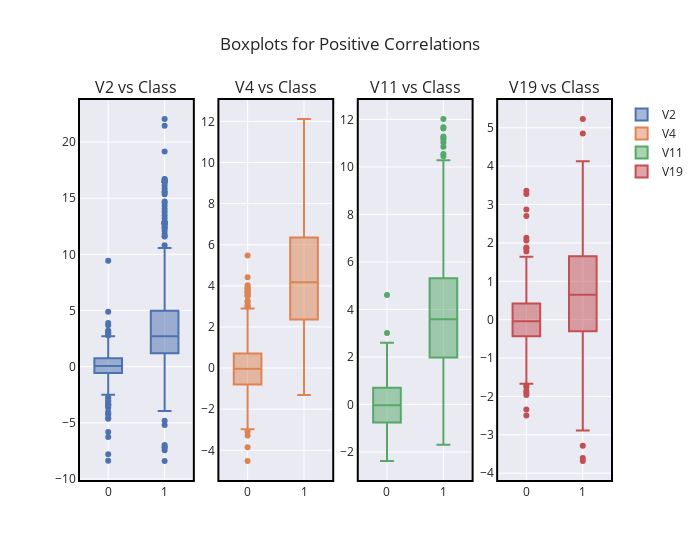

The notebook cell this image was saved under:
### Markdown cell above
#### Boxplot for Positive correlated Features

### Code cell
## # let's thier boxplot now 

rows=1
cols=4
features = ['V2','V4','V11','V19']
fig = make_subplots(rows=rows,cols=cols,subplot_titles=['V2 vs Class','V4 vs Class','V11 vs Class','V19 vs Class'])
for r in range(1,rows+1):
    for c in range(1,cols+1):
        fig.add_trace(go.Box(name=features[r+c-2],x=df_rs['Class'],y=df_rs[features[r+c-2]]),r,c)
        fig.update_xaxes(mirror=True,linewidth=2,linecolor='black',row=r,col=c)
        fig.update_yaxes(mirror=True,linewidth=2,linecolor='black',row=r,col=c)
fig.update_layout(width=700,template='seaborn',title='Boxplots for Positive Correlations')

### Figure 1 — Plotly figure (JSON) as saved in the notebook; plotly's stock layout.template omitted (floating-point values rounded to 4 significant figures; data arrays with more than 128 entries replaced by an {"elided": "..."} marker saying what was removed)
{"data": [{"name": "V2", "type": "box", "x": {"elided": "984 int values"}, "xaxis": "x", "y": {"elided": "984 float values"}, "yaxis": "y"}, {"name": "V4", "type": "box", "x": {"elided": "984 int values"}, "xaxis": "x2", "y": {"elided": "984 float values"}, "yaxis": "y2"}, {"name": "V11", "type": "box", "x": {"elided": "984 int values"}, "xaxis": "x3", "y": {"elided": "984 float values"}, "yaxis": "y3"}, {"name": "V19", "type": "box", "x": {"elided": "984 int values"}, "xaxis": "x4", "y": {"elided": "984 float values"}, "yaxis": "y4"}], "layout": {"annotations": [{"font": {"size": 16}, "showarrow": false, "text": "V2 vs Class", "x": 0.1062, "xanchor": "center", "xref": "paper", "y": 1.0, "yanchor": "bottom", "yref": "paper"}, {"font": {"size": 16}, "showarrow": false, "text": "V4 vs Class", "x": 0.3688, "xanchor": "center", "xref": "paper", "y": 1.0, "yanchor": "bottom", "yref": "paper"}, {"font": {"size": 16}, "showarrow": false, "text": "V11 vs Class", "x": 0.6313, "xanchor": "center", "xref": "paper", "y": 1.0, "yanchor": "bottom", "yref": "paper"}, {"font": {"size": 16}, "showarrow": false, "text": "V19 vs Class", "x": 0.8938, "xanchor": "center", "xref": "paper", "y": 1.0, "yanchor": "bottom", "yref": "paper"}], "title": {"text": "Boxplots for Positive Correlations"}, "width": 700, "xaxis": {"anchor": "y", "domain": [0.0, 0.2125], "linecolor": "black", "linewidth": 2, "mirror": true}, "xaxis2": {"anchor": "y2", "domain": [0.2625, 0.475], "linecolor": "black", "linewidth": 2, "mirror": true}, "xaxis3": {"anchor": "y3", "domain": [0.525, 0.7375], "linecolor": "black", "linewidth": 2, "mirror": true}, "xaxis4": {"anchor": "y4", "domain": [0.7875, 1.0], "linecolor": "black", "linewidth": 2, "mirror": true}, "yaxis": {"anchor": "x", "domain": [0.0, 1.0], "linecolor": "black", "linewidth": 2, "mirror": true}, "yaxis2": {"anchor": "x2", "domain": [0.0, 1.0], "linecolor": "black", "linewidth": 2, "mirror": true}, "yaxis3": {"anchor": "x3", "domain": [0.0, 1.0], "linecolor": "black", "linewidth": 2, "mirror": true}, "yaxis4": {"anchor": "x4", "domain": [0.0, 1.0], "linecolor": "black", "linewidth": 2, "mirror": true}}}
